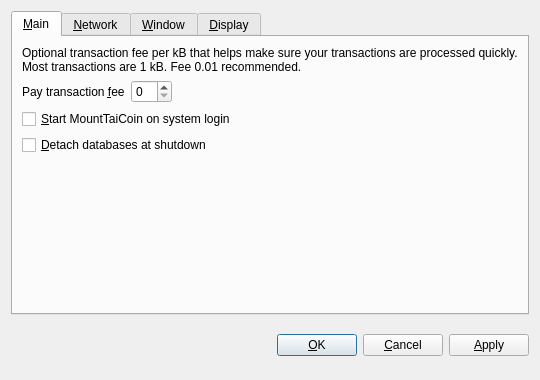
<?xml version="1.0" encoding="UTF-8"?>
<ui version="4.0">
 <class>OptionsDialog</class>
 <widget class="QDialog" name="OptionsDialog">
  <property name="geometry">
   <rect>
    <x>0</x>
    <y>0</y>
    <width>540</width>
    <height>380</height>
   </rect>
  </property>
  <property name="windowTitle">
   <string>Options</string>
  </property>
  <property name="modal">
   <bool>true</bool>
  </property>
  <layout class="QVBoxLayout" name="verticalLayout">
   <item>
    <widget class="QTabWidget" name="tabWidget">
     <property name="tabPosition">
      <enum>QTabWidget::North</enum>
     </property>
     <property name="currentIndex">
      <number>0</number>
     </property>
     <widget class="QWidget" name="tabMain">
      <attribute name="title">
       <string>&amp;Main</string>
      </attribute>
      <layout class="QVBoxLayout" name="verticalLayout_Main">
       <item>
        <widget class="QLabel" name="transactionFeeInfoLabel">
         <property name="text">
          <string>Optional transaction fee per kB that helps make sure your transactions are processed quickly. Most transactions are 1 kB. Fee 0.01 recommended.</string>
         </property>
         <property name="textFormat">
          <enum>Qt::PlainText</enum>
         </property>
         <property name="wordWrap">
          <bool>true</bool>
         </property>
        </widget>
       </item>
       <item>
        <layout class="QHBoxLayout" name="horizontalLayout_Main">
         <item>
          <widget class="QLabel" name="transactionFeeLabel">
           <property name="text">
            <string>Pay transaction &amp;fee</string>
           </property>
           <property name="textFormat">
            <enum>Qt::PlainText</enum>
           </property>
           <property name="buddy">
            <cstring>transactionFee</cstring>
           </property>
          </widget>
         </item>
         <item>
          <widget class="BitcoinAmountField" name="transactionFee"/>
         </item>
         <item>
          <spacer name="horizontalSpacer_Main">
           <property name="orientation">
            <enum>Qt::Horizontal</enum>
           </property>
           <property name="sizeHint" stdset="0">
            <size>
             <width>40</width>
             <height>20</height>
            </size>
           </property>
          </spacer>
         </item>
        </layout>
       </item>
       <item>
        <widget class="QCheckBox" name="bitcoinAtStartup">
         <property name="toolTip">
          <string>Automatically start MountTaiCoin after logging in to the system.</string>
         </property>
         <property name="text">
          <string>&amp;Start MountTaiCoin on system login</string>
         </property>
        </widget>
       </item>
       <item>
        <widget class="QCheckBox" name="detachDatabases">
         <property name="toolTip">
          <string>Detach block and address databases at shutdown. This means they can be moved to another data directory, but it slows down shutdown. The wallet is always detached.</string>
         </property>
         <property name="text">
          <string>&amp;Detach databases at shutdown</string>
         </property>
        </widget>
       </item>
       <item>
        <spacer name="verticalSpacer_Main">
         <property name="orientation">
          <enum>Qt::Vertical</enum>
         </property>
         <property name="sizeHint" stdset="0">
          <size>
           <width>20</width>
           <height>40</height>
          </size>
         </property>
        </spacer>
       </item>
      </layout>
     </widget>
     <widget class="QWidget" name="tabNetwork">
      <attribute name="title">
       <string>&amp;Network</string>
      </attribute>
      <layout class="QVBoxLayout" name="verticalLayout_Network">
       <item>
        <widget class="QCheckBox" name="mapPortUpnp">
         <property name="toolTip">
          <string>Automatically open the MountTaiCoin client port on the router. This only works when your router supports UPnP and it is enabled.</string>
         </property>
         <property name="text">
          <string>Map port using &amp;UPnP</string>
         </property>
        </widget>
       </item>
       <item>
        <widget class="QCheckBox" name="connectSocks">
         <property name="toolTip">
          <string>Connect to the MountTaiCoin network through a SOCKS proxy (e.g. when connecting through Tor).</string>
         </property>
         <property name="text">
          <string>&amp;Connect through SOCKS proxy:</string>
         </property>
        </widget>
       </item>
       <item>
        <layout class="QHBoxLayout" name="horizontalLayout_Network">
         <item>
          <widget class="QLabel" name="proxyIpLabel">
           <property name="text">
            <string>Proxy &amp;IP:</string>
           </property>
           <property name="textFormat">
            <enum>Qt::PlainText</enum>
           </property>
           <property name="buddy">
            <cstring>proxyIp</cstring>
           </property>
          </widget>
         </item>
         <item>
          <widget class="QValidatedLineEdit" name="proxyIp">
           <property name="maximumSize">
            <size>
             <width>140</width>
             <height>16777215</height>
            </size>
           </property>
           <property name="toolTip">
            <string>IP address of the proxy (e.g. 127.0.0.1)</string>
           </property>
          </widget>
         </item>
         <item>
          <widget class="QLabel" name="proxyPortLabel">
           <property name="text">
            <string>&amp;Port:</string>
           </property>
           <property name="textFormat">
            <enum>Qt::PlainText</enum>
           </property>
           <property name="buddy">
            <cstring>proxyPort</cstring>
           </property>
          </widget>
         </item>
         <item>
          <widget class="QLineEdit" name="proxyPort">
           <property name="maximumSize">
            <size>
             <width>55</width>
             <height>16777215</height>
            </size>
           </property>
           <property name="toolTip">
            <string>Port of the proxy (e.g. 9050)</string>
           </property>
          </widget>
         </item>
         <item>
          <widget class="QLabel" name="socksVersionLabel">
           <property name="text">
            <string>SOCKS &amp;Version:</string>
           </property>
           <property name="textFormat">
            <enum>Qt::PlainText</enum>
           </property>
           <property name="buddy">
            <cstring>socksVersion</cstring>
           </property>
          </widget>
         </item>
         <item>
          <widget class="QValueComboBox" name="socksVersion">
           <property name="toolTip">
            <string>SOCKS version of the proxy (e.g. 5)</string>
           </property>
          </widget>
         </item>
         <item>
          <spacer name="horizontalSpacer_Network">
           <property name="orientation">
            <enum>Qt::Horizontal</enum>
           </property>
           <property name="sizeHint" stdset="0">
            <size>
             <width>40</width>
             <height>20</height>
            </size>
           </property>
          </spacer>
         </item>
        </layout>
       </item>
       <item>
        <spacer name="verticalSpacer_Network">
         <property name="orientation">
          <enum>Qt::Vertical</enum>
         </property>
         <property name="sizeHint" stdset="0">
          <size>
           <width>20</width>
           <height>40</height>
          </size>
         </property>
        </spacer>
       </item>
      </layout>
     </widget>
     <widget class="QWidget" name="tabWindow">
      <attribute name="title">
       <string>&amp;Window</string>
      </attribute>
      <layout class="QVBoxLayout" name="verticalLayout_Window">
       <item>
        <widget class="QCheckBox" name="minimizeToTray">
         <property name="toolTip">
          <string>Show only a tray icon after minimizing the window.</string>
         </property>
         <property name="text">
          <string>&amp;Minimize to the tray instead of the taskbar</string>
         </property>
        </widget>
       </item>
       <item>
        <widget class="QCheckBox" name="minimizeOnClose">
         <property name="toolTip">
          <string>Minimize instead of exit the application when the window is closed. When this option is enabled, the application will be closed only after selecting Quit in the menu.</string>
         </property>
         <property name="text">
          <string>M&amp;inimize on close</string>
         </property>
        </widget>
       </item>
       <item>
        <spacer name="verticalSpacer_Window">
         <property name="orientation">
          <enum>Qt::Vertical</enum>
         </property>
         <property name="sizeHint" stdset="0">
          <size>
           <width>20</width>
           <height>40</height>
          </size>
         </property>
        </spacer>
       </item>
      </layout>
     </widget>
     <widget class="QWidget" name="tabDisplay">
      <attribute name="title">
       <string>&amp;Display</string>
      </attribute>
      <layout class="QVBoxLayout" name="verticalLayout_Display">
       <item>
        <layout class="QHBoxLayout" name="horizontalLayout_1_Display">
         <item>
          <widget class="QLabel" name="langLabel">
           <property name="text">
            <string>User Interface &amp;language:</string>
           </property>
           <property name="textFormat">
            <enum>Qt::PlainText</enum>
           </property>
           <property name="buddy">
            <cstring>lang</cstring>
           </property>
          </widget>
         </item>
         <item>
          <widget class="QValueComboBox" name="lang">
           <property name="toolTip">
            <string>The user interface language can be set here. This setting will take effect after restarting MountTaiCoin.</string>
           </property>
          </widget>
         </item>
        </layout>
       </item>
       <item>
        <layout class="QHBoxLayout" name="horizontalLayout_2_Display">
         <item>
          <widget class="QLabel" name="unitLabel">
           <property name="text">
            <string>&amp;Unit to show amounts in:</string>
           </property>
           <property name="textFormat">
            <enum>Qt::PlainText</enum>
           </property>
           <property name="buddy">
            <cstring>unit</cstring>
           </property>
          </widget>
         </item>
         <item>
          <widget class="QValueComboBox" name="unit">
           <property name="toolTip">
            <string>Choose the default subdivision unit to show in the interface and when sending coins.</string>
           </property>
          </widget>
         </item>
        </layout>
       </item>
       <item>
        <widget class="QCheckBox" name="displayAddresses">
         <property name="toolTip">
          <string>Whether to show MountTaiCoin addresses in the transaction list or not.</string>
         </property>
         <property name="text">
          <string>&amp;Display addresses in transaction list</string>
         </property>
        </widget>
       </item>
       <item>
        <widget class="QCheckBox" name="coinControlFeatures">
         <property name="toolTip">
          <string>Whether to show coin control features or not.</string>
         </property>
         <property name="text">
          <string>Display coin &amp;control features (experts only!)</string>
         </property>
        </widget>
       </item>
       <item>
        <spacer name="verticalSpacer_Display">
         <property name="orientation">
          <enum>Qt::Vertical</enum>
         </property>
         <property name="sizeHint" stdset="0">
          <size>
           <width>20</width>
           <height>40</height>
          </size>
         </property>
        </spacer>
       </item>
      </layout>
     </widget>
    </widget>
   </item>
   <item>
    <layout class="QHBoxLayout" name="horizontalLayout_Buttons">
     <item>
      <spacer name="horizontalSpacer_1">
       <property name="orientation">
        <enum>Qt::Horizontal</enum>
       </property>
       <property name="sizeHint" stdset="0">
        <size>
         <width>40</width>
         <height>48</height>
        </size>
       </property>
      </spacer>
     </item>
     <item>
      <widget class="QLabel" name="statusLabel">
       <property name="font">
        <font>
         <weight>75</weight>
         <bold>true</bold>
        </font>
       </property>
       <property name="text">
        <string/>
       </property>
       <property name="textFormat">
        <enum>Qt::PlainText</enum>
       </property>
       <property name="wordWrap">
        <bool>true</bool>
       </property>
      </widget>
     </item>
     <item>
      <spacer name="horizontalSpacer_2">
       <property name="orientation">
        <enum>Qt::Horizontal</enum>
       </property>
       <property name="sizeHint" stdset="0">
        <size>
         <width>40</width>
         <height>48</height>
        </size>
       </property>
      </spacer>
     </item>
     <item>
      <widget class="QPushButton" name="okButton">
       <property name="text">
        <string>&amp;OK</string>
       </property>
      </widget>
     </item>
     <item>
      <widget class="QPushButton" name="cancelButton">
       <property name="text">
        <string>&amp;Cancel</string>
       </property>
       <property name="autoDefault">
        <bool>false</bool>
       </property>
      </widget>
     </item>
     <item>
      <widget class="QPushButton" name="applyButton">
       <property name="text">
        <string>&amp;Apply</string>
       </property>
       <property name="autoDefault">
        <bool>false</bool>
       </property>
      </widget>
     </item>
    </layout>
   </item>
  </layout>
 </widget>
 <customwidgets>
  <customwidget>
   <class>BitcoinAmountField</class>
   <extends>QSpinBox</extends>
   <header>bitcoinamountfield.h</header>
  </customwidget>
  <customwidget>
   <class>QValueComboBox</class>
   <extends>QComboBox</extends>
   <header>qvaluecombobox.h</header>
  </customwidget>
  <customwidget>
   <class>QValidatedLineEdit</class>
   <extends>QLineEdit</extends>
   <header>qvalidatedlineedit.h</header>
  </customwidget>
 </customwidgets>
 <resources/>
 <connections/>
</ui>
